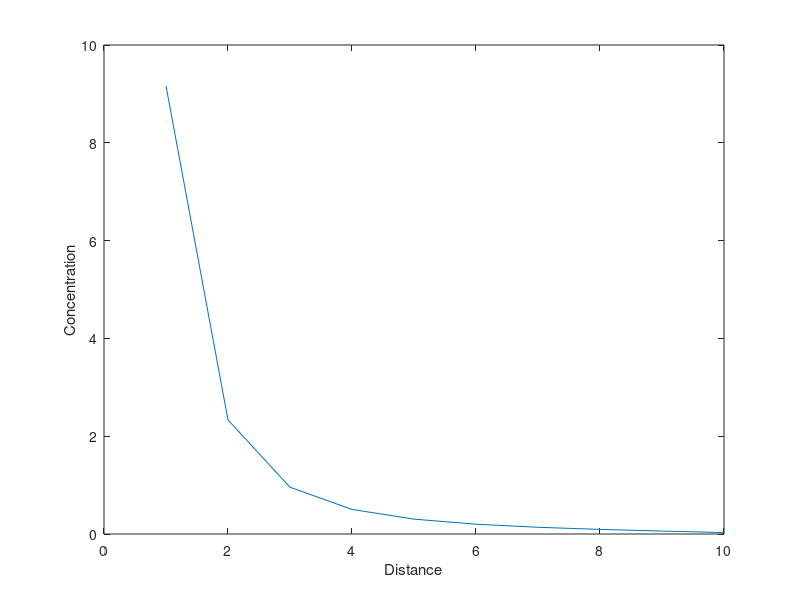

This figure's MATLAB source:
close all
nboxes = 10;
transport = .1;
input = 10;
decay = 1e-1;
n = 100;
% initializing the parameters

initdistro(1:nboxes,1) = 1;
% initial concentrations

diffoutA = sparse(1:nboxes, 1:nboxes, -2 * transport);
diffinA = sparse([1:nboxes-1 2:nboxes], [2:nboxes 1:nboxes-1], transport);
% diffusive transport matrices
b = zeros(nboxes,1);
b(1) = -input;
% b matrix for tracer input

for i=1:n
    decayA = sparse(1:nboxes, 1:nboxes, -decay .* initdistro);
    % matrix to decay the concentration based on the previous distribution
    A = decayA + diffoutA + diffinA;
    initdistro = A\b;
    plot(1:nboxes, initdistro);
    xlabel('Distance');
    ylabel('Concentration');
%     ylim([0 15]);
    pause(.1)
end

 


